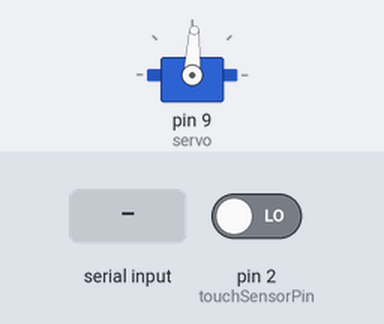
The sketch below on a simulated Arduino Uno, built with avr-gcc and run on an emulated ATmega328P. On the bench: servo. Inputs (shaded band) come from the test bench; at power-on: pin 2 (touchSensorPin) LOW. What the sketch prints to the serial monitor is not drawn.

Above: at 1.2 s.
1.3 s: "1" received over Serial
2.8 s: pin 2 (touchSensorPin) driven HIGH
Timing chart, 0 to 5.8 s (numbered marks = the images above; inputs shaded):
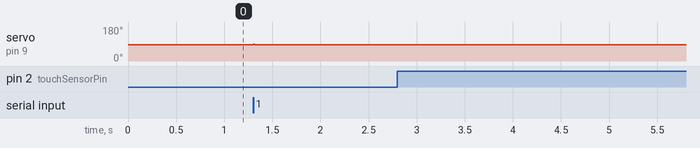

Measured:
- after the input at 1.3 s, servo on pin 9 (servo): 87° → 90° at once, → 87° 0.02 s later
- after the input at 2.8 s, every drawn part: stays the same

The sketch:

pikabot_arduino.ino
```cpp
/**
  * Authors: Alex Chow, Kai Chuen Tan
  *
  * An interative code for Pikabot.
  * Pikabot will output an audio response like "Pika" when Pikabot is touched on the belly (touch sensor).
  * Pikabot will also dance by rotating the continuous servo in the CW and CCW direction repeatedly when
  * the user chooses the "Dance" option from the Processing UI.
  * THIS REQUIRES THE PROVIDED PROCESSING CODE TO BE RUNNING TO WORK!
  *
  */

#include <Servo.h>          // Include servo library

Servo servo;                // Create servo object
char incoming_;             // A signal that indicates whether to dance or not from Processing.
bool outgoing_;             // Transmitted Data from the touch sensor to the Arduino, then to Processing.

int spd = 3;                // Servo rotation speed
int turnCount = 0;          // Counter variable that decides when to rotate the servo in the opposite direction.

int touchSensorPin = 2;     // Touch sensor pin
int touchSensorValue = 0;   // A signal that indicates whether the touch sensor is touched.


void setup() {
  // put your setup code here, to run once:
  servo.attach(9);          // Attach servo to pin 9.
  Serial.begin(9600);       // Begin serial at 9600 Baud Rate.
  servo.write(set_speed(0));// Make sure the servo does not rotate.
}

void loop() {
  incoming_ = Serial.read();                        // Read the serial buffer from the Processing script.

  if (incoming_ == '1') {                           // '1' is sent from Processing if the dance option is selected.
    if (turnCount < 20) {
      servo.write(set_speed(spd));                  // Rotate the servo
    } else if(turnCount >= 20 && turnCount < 35) {
      servo.write(set_speed(-spd));                 // Change the servo rotation direction
    } else {
      turnCount = 0;                                // Reset the turn count.
    }
    Serial.println("Activated");
    turnCount++;                                    // Increment turn count.
  }
  else{
    servo.write(set_speed(0));                      // Stop the servo.
  }

  touchSensorValue = digitalRead(touchSensorPin);   // Read the digital input value from the touch sensor

  // Output 1 to Processing when the touch sensor is touched
  if ((bool)touchSensorValue != outgoing_) {
    Serial.println(1);
    outgoing_ = touchSensorValue;                   // Reintialized the outgoing_ value to the touchSensorValue.
  }

  delay(16);                                        // Delay 16 ms to ensure the servo rotates smoothly.
}

// User-defined function for the servo speed settings.
int set_speed(int pos) {
  return (87 + pos);
}
```
